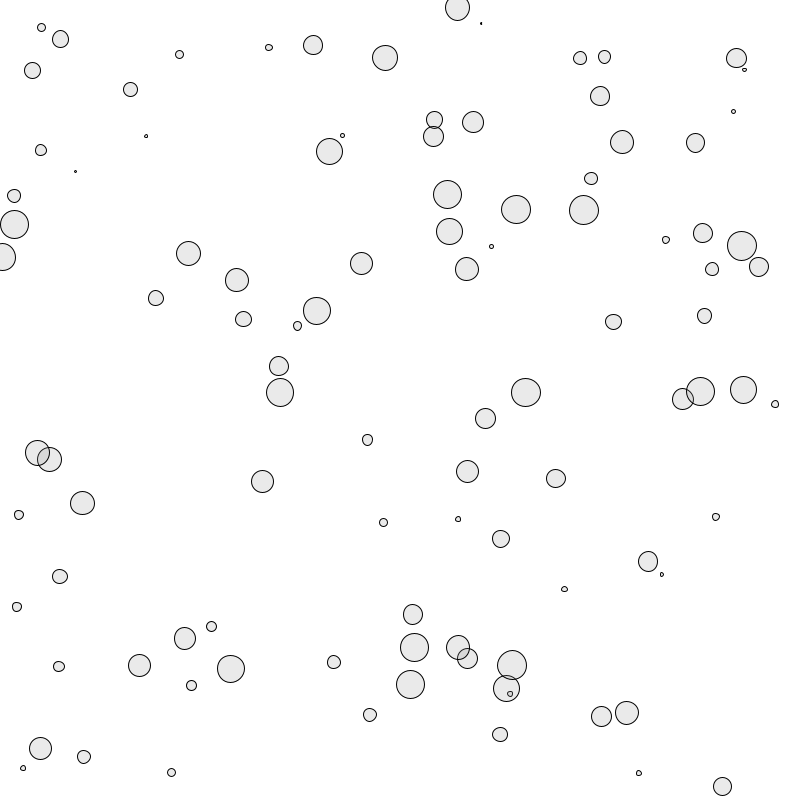
Frame 1 (no input)
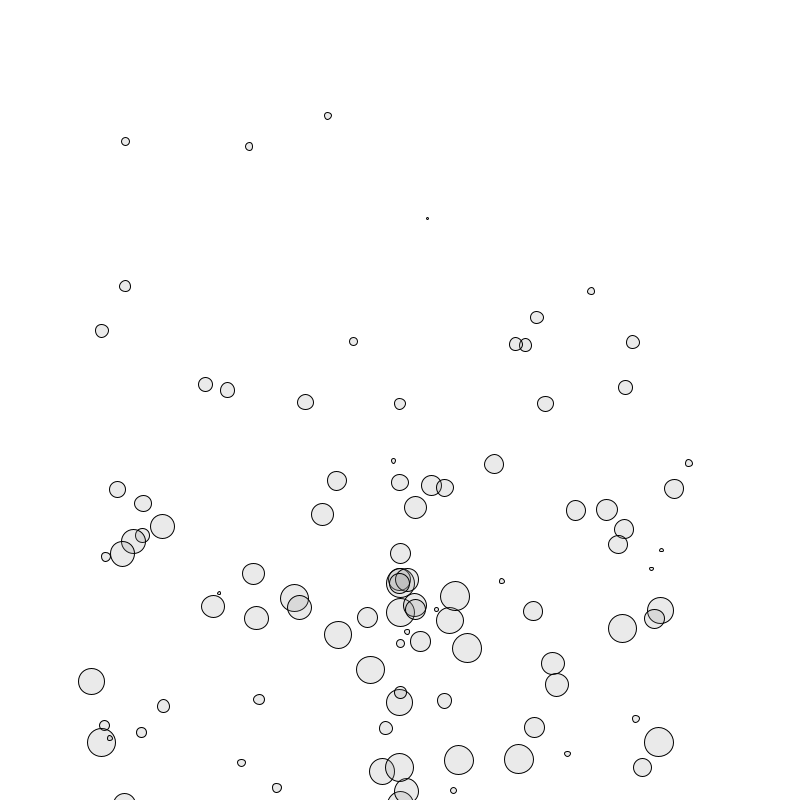
Frame 60 (the mouse pressed at the canvas centre just before this capture)
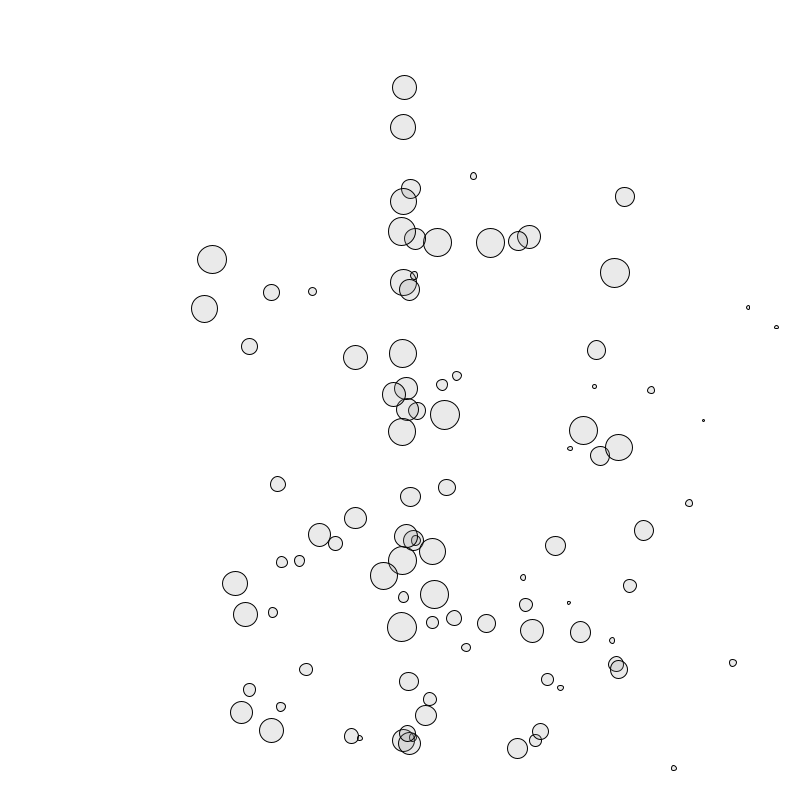
Frame 120 (the mouse held since frame 60 and released just before this capture)

The Processing sketch that drew these frames (run headless with seeded random() and noise(); from frame 60 on, the mouse is pressed at the canvas centre):

// Processing sketch: WallForce
// ── WallForce.pde
Mover[] movers = new Mover[100];

void setup() {
    size(800, 800);

    for (int i=0; i<movers.length; i++) {
        movers[i] = new Mover(random(0, 800), random(0, 800), random(1, 30));
    }
}

void draw() {
    background(255);
    PVector wind = new PVector(0.5, 0);
    PVector g = new PVector(0, 10);

    for (Mover m: movers){
        if (mousePressed) {
            m.applyForce(wind);
        }

        m.applyForce(g);

        m.update();
        m.checkEdge();
        m.display();
    }

}

// ── Mover.pde
class Mover{
    PVector loc, vel, acc;
    float mass;
    Mover(float x, float y, float m){
        loc = new PVector(x, y);
        vel = new PVector(0, 0);
        acc = new PVector(0, 0);
        mass = m;
    }

    void applyForce(PVector force){
        // A = F/M
        PVector f = PVector.div(force, mass);
        acc.add(f);
    }
    
    void update(){
        vel.add(acc);
        loc.add(vel);
        acc.mult(0);
    }

    void checkEdge(){
        final float scaler = 500.0;
        
        if ((loc.x > width) || (loc.x < 0)) {
            vel.x = -vel.x;
        }
        if ((loc.y > height) || (loc.y < 0)) {
            vel.y = -vel.y;
        }

        if (min(loc.x, width - loc.x) == loc.x) {
            // left force
            loc.x += (width - loc.x) / scaler;
        } else {
            // right force
            loc.x -= loc.x / scaler;
        }

        if (min(loc.y, height - loc.y) == loc.y) {
            //top force
            loc.y += (height - loc.y) / scaler;
        } else {
            // bottom force
            loc.y -= loc.y / scaler;
        }
    }

    void display(){
        stroke(0);
        fill(150, 50);
        ellipse(loc.x, loc.y, mass, mass);
    }
}
